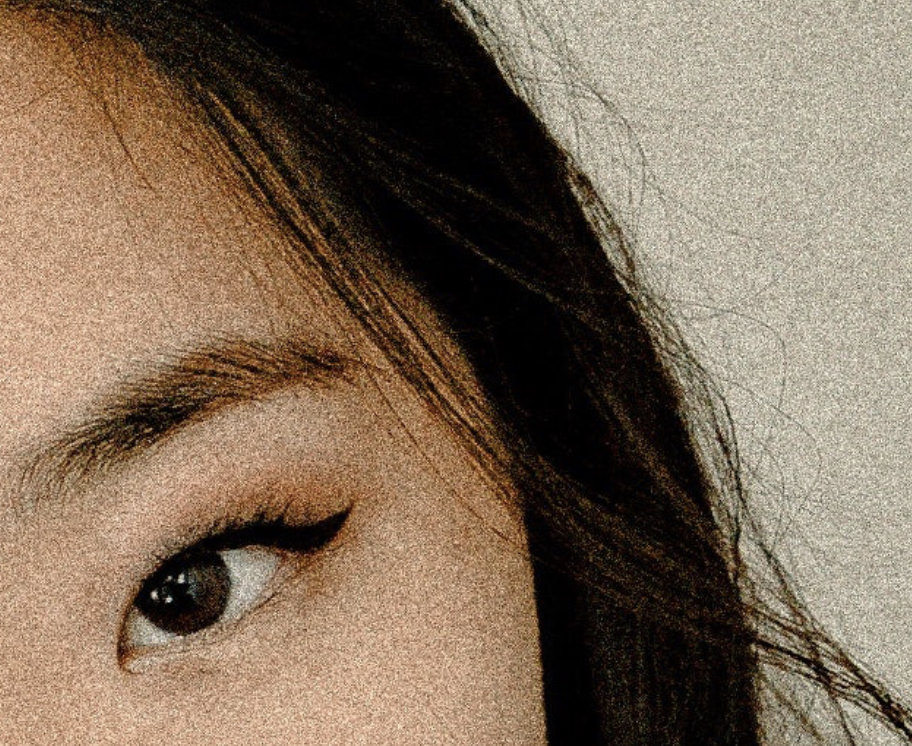
#> input picture PycharmProjects/ImageFilteringTechniques/source/noicyImg.jpg, 912 x 746 px
$ python 'final hybridwithex.py'
#> lines starting #> are read from the running program, lines starting #| are printed output that depends on the picture; long printed decimals are rounded
import cv2
import numpy as np
from skimage import img_as_ubyte, img_as_float
from skimage.metrics import peak_signal_noise_ratio as psnr, structural_similarity as ssim, mean_squared_error as mse
import time
import matplotlib.pyplot as plt


# Function to apply Bilateral + Non-Local Means Denoising (Hybrid 1)
def apply_hybrid_filter_1(img, iterations=1):
    if img.dtype != np.uint8:
        img = (img * 255).astype(np.uint8)

    for i in range(iterations):
        # Apply Bilateral Filter
        img = cv2.bilateralFilter(img, 9, 75, 75)
        # Apply Non-Local Means Denoising
        img = cv2.fastNlMeansDenoisingColored(img, None, 10, 10, 7, 21)

    return img


# Function to apply Gaussian + Median Filtering (Hybrid 2)
def apply_hybrid_filter_2(img, iterations=1):
    if img.dtype != np.uint8:
        img = (img * 255).astype(np.uint8)

    for i in range(iterations):
        # Apply Gaussian Blur
        img = cv2.GaussianBlur(img, (9, 9), 0)
        # Apply Median Filter
        img = cv2.medianBlur(img, 5)

        img = cv2.fastNlMeansDenoisingColored(img, None, 10, 10, 7, 21)

    return img


# Evaluation Metrics
def evaluate_metrics(original, filtered):
    original = img_as_ubyte(original)
    filtered = img_as_ubyte(filtered)

    # PSNR
    psnr_value = psnr(original, filtered)
    # SSIM
    ssim_value = ssim(original, filtered, win_size=7, channel_axis=-1)
    # MSE
    mse_value = mse(original, filtered)

    return psnr_value, ssim_value, mse_value


# Performance Measurement
def measure_performance(func, *args):
    start_time = time.time()
    result = func(*args)
    end_time = time.time()
    elapsed_time = end_time - start_time
    return result, elapsed_time


# Load Image
img_path = '../source/noicyImg.jpg'
img = cv2.imread(img_path)
#> img is the input picture: shape (746, 912, 3); mean B, G, R 87.8, 106.6, 125
if img is None:
    raise FileNotFoundError("Image file not found!")

img = img_as_float(cv2.cvtColor(img, cv2.COLOR_BGR2RGB))
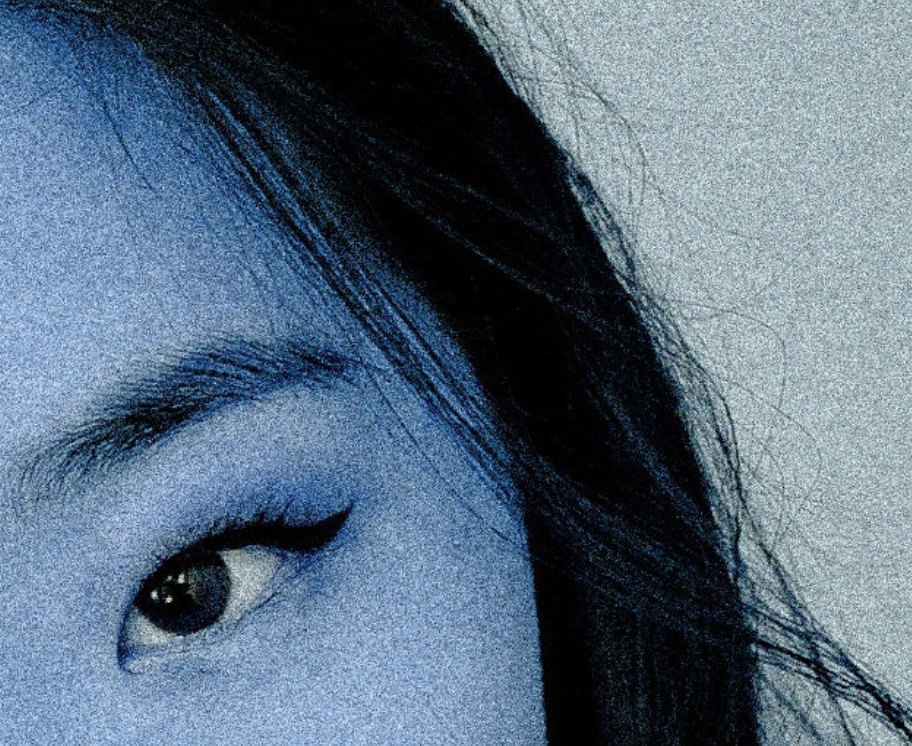
#> img: shape (746, 912, 3) float64; mean B, G, R 0.49, 0.418, 0.344

# Apply Filters and Measure Performance
iterations_1 = 5  # Iterations for Hybrid 1
iterations_2 = 3  # Iterations for Hybrid 2

filtered_img_1, filter_time_1 = measure_performance(apply_hybrid_filter_1, img, iterations_1)
#> the loop in apply_hybrid_filter_1, `for i in range(iterations):` made 5 passes
#> pass 1, in apply_hybrid_filter_1, `img = cv2.fastNlMeansDenoisingColored(img, None, 10, 10, 7, 21)`:
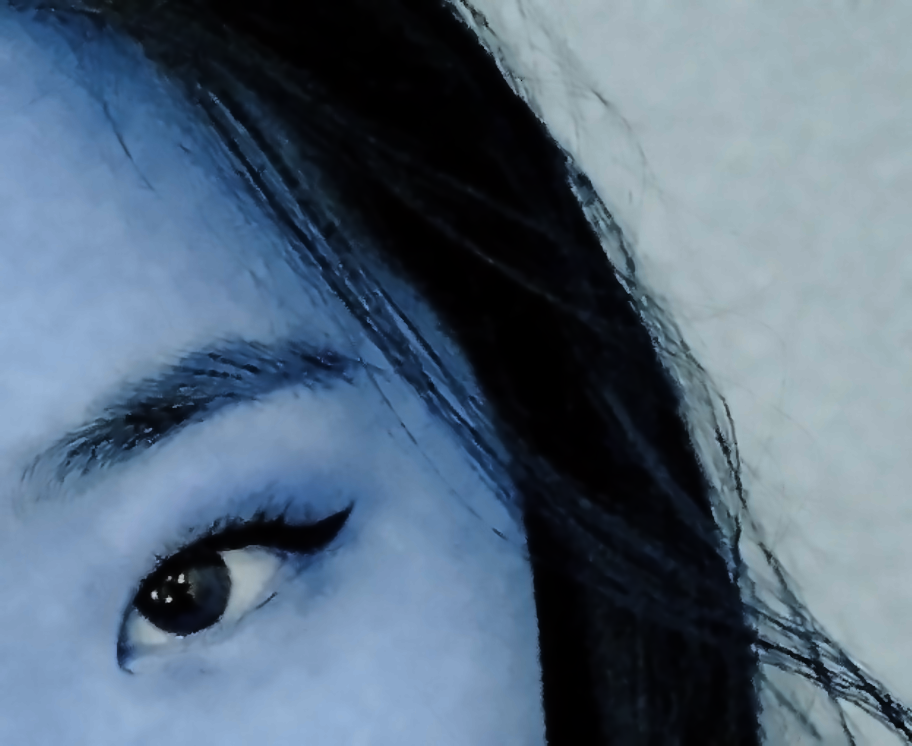
#> img: shape (746, 912, 3); mean of channels 0, 1, 2 124.7, 106, 87.2; drawn as B, G, R
#> after the loop in apply_hybrid_filter_1, `for i in range(iterations):`:
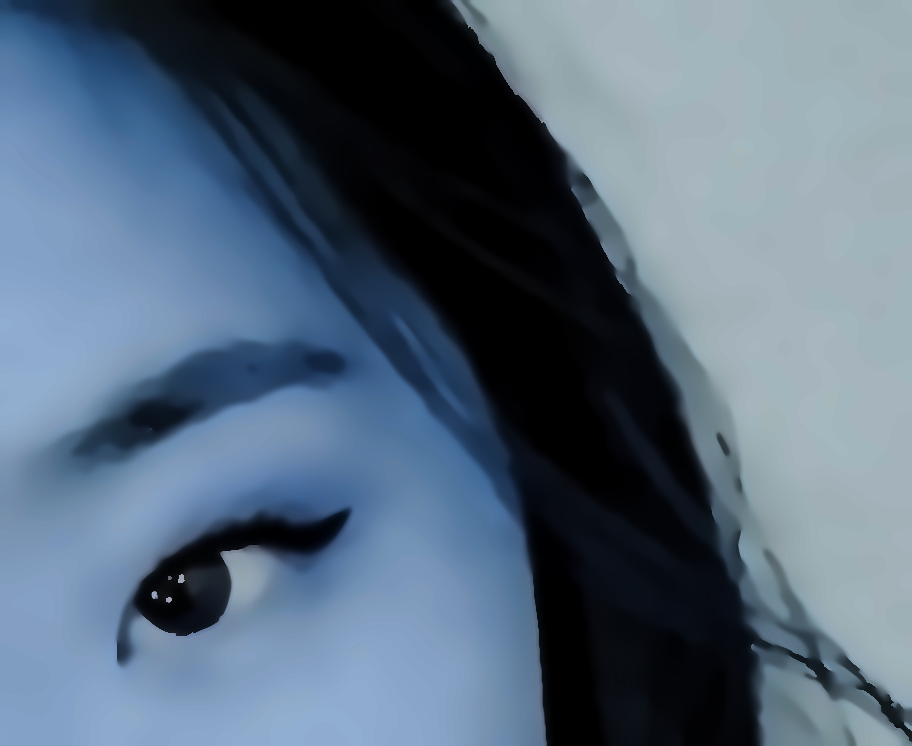
#> img: shape (746, 912, 3); mean of channels 0, 1, 2 123.5, 104.9, 86.3; drawn as B, G, R
#> filter_time_1 = 10.22
filtered_img_2, filter_time_2 = measure_performance(apply_hybrid_filter_2, img, iterations_2)
#> filter_time_2 = 5.7

# Calculate Metrics for Hybrid 1
psnr_val_1, ssim_val_1, mse_val_1 = evaluate_metrics(img, filtered_img_1)
#> in evaluate_metrics, `psnr_value = psnr(original, filtered)`: psnr_value = 22.27
#> in evaluate_metrics, `ssim_value = ssim(original, filtered, win_size=7, channel_axis=-1)`: ssim_value = 0.284
#> in evaluate_metrics, `mse_value = mse(original, filtered)`: mse_value = 385.7
#> psnr_val_1 = 22.27; ssim_val_1 = 0.284; mse_val_1 = 385.7

# Calculate Metrics for Hybrid 2
psnr_val_2, ssim_val_2, mse_val_2 = evaluate_metrics(img, filtered_img_2)
#> psnr_val_2 = 22.3; ssim_val_2 = 0.293; mse_val_2 = 383.2

# Display Results for Hybrid 1
print(f"Hybrid 1 (Bilateral + Non-Local Means) - Iterations: {iterations_1}")
print(f"PSNR: {psnr_val_1}, SSIM: {ssim_val_1}, MSE: {mse_val_1}")
#| PSNR: 22.268, SSIM: 0.2836, MSE: 385.723
print(f"Filtering Time: {filter_time_1} seconds")
#| Filtering Time: 10.216 seconds

# Display Results for Hybrid 2
print(f"Hybrid 2 (Gaussian + Median) - Iterations: {iterations_2}")
print(f"PSNR: {psnr_val_2}, SSIM: {ssim_val_2}, MSE: {mse_val_2}")
#| PSNR: 22.296, SSIM: 0.2935, MSE: 383.231
print(f"Filtering Time: {filter_time_2} seconds")
#| Filtering Time: 5.698 seconds

# Show Original, and Filtered Images for Comparison
fig, ax = plt.subplots(1, 3, figsize=(15, 5))
ax[0].imshow(img)
ax[0].set_title('Original Image')
ax[1].imshow(filtered_img_1)
ax[1].set_title(f'Hybrid 1 (Bilateral+NLM), Iter: {iterations_1}')
ax[2].imshow(filtered_img_2)
ax[2].set_title(f'Hybrid 2 (Gaussian+Median), Iter: {iterations_2}')
for a in ax:
    a.axis('off')
plt.show()
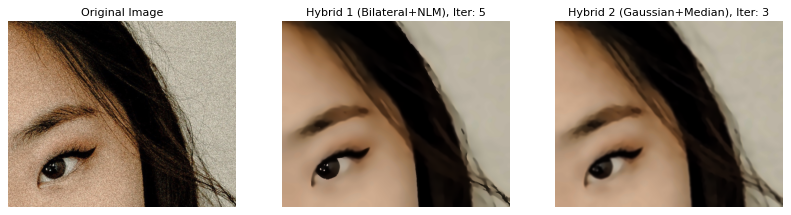
#> figure drawn by matplotlib, 3 panels; B, G, R data is drawn as R, G, B
